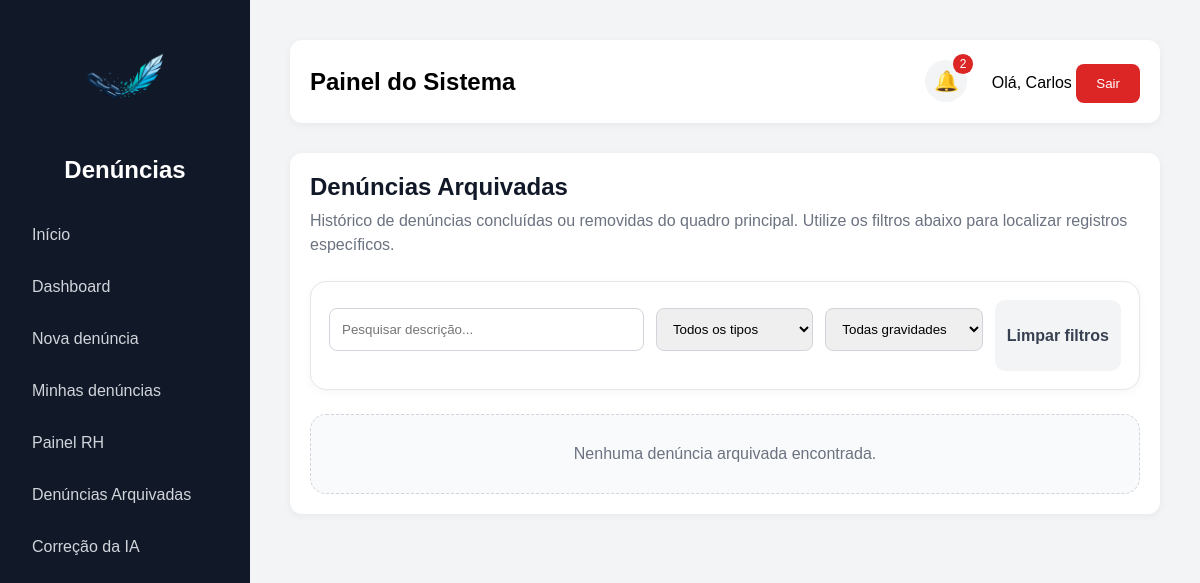
The page /denuncias-arquivadas/ (signed in) on the database as committed earlier.
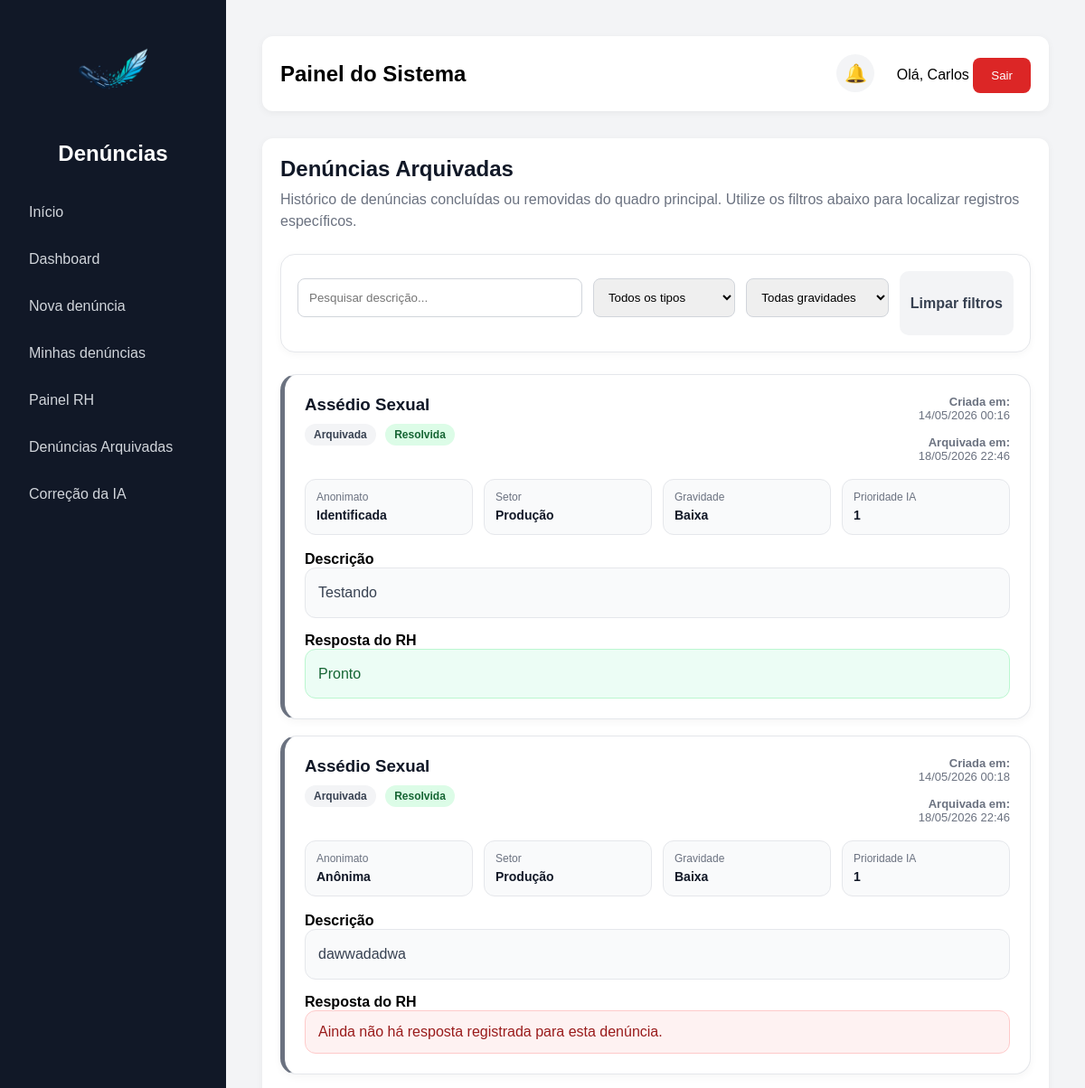
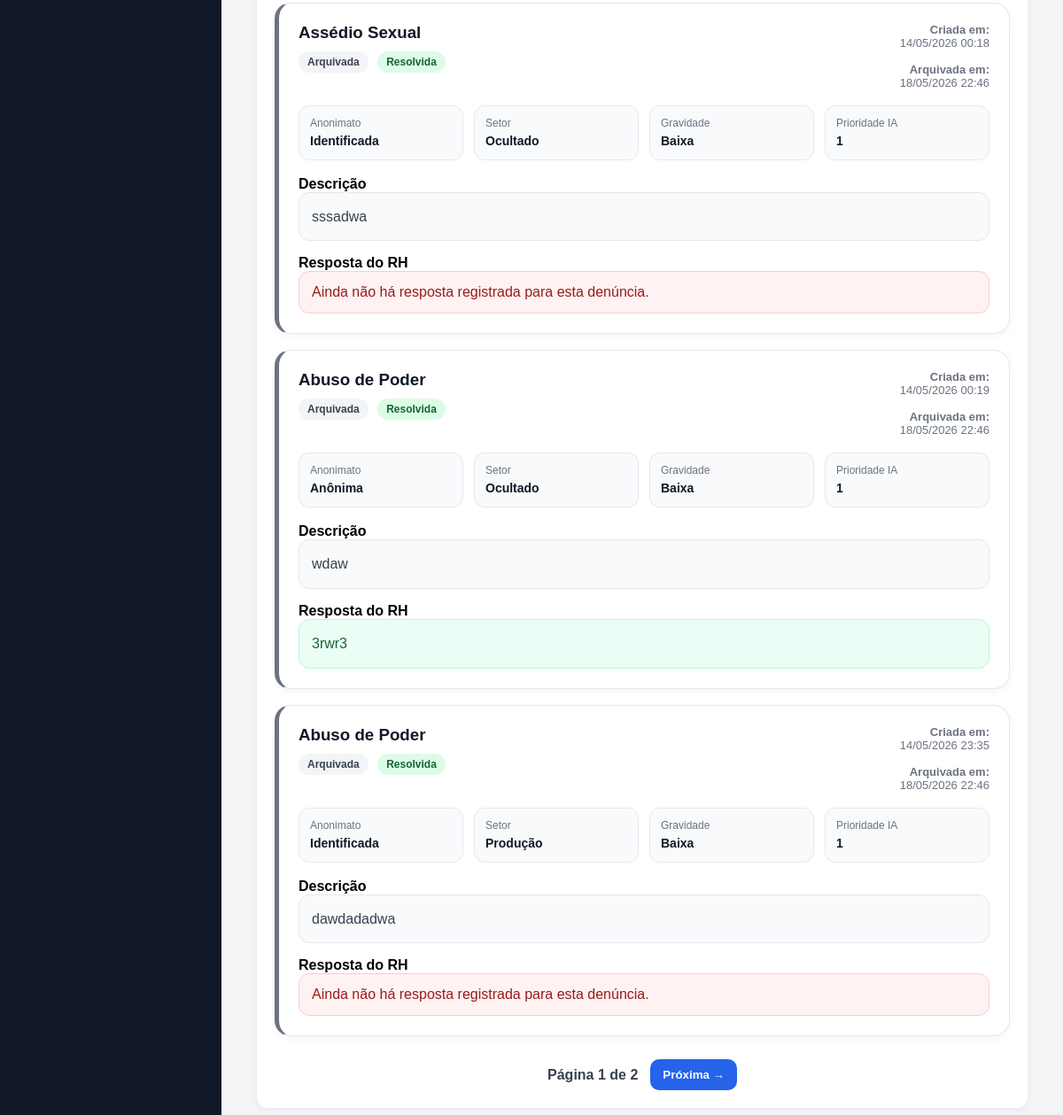
The same page on the database as committed later (2 pictures, top to bottom).
### denuncias/models.py (models this page shows, shortened)
class Denuncia(models.Model):
    TIPOS = [
    ('moral', 'Assédio Moral'),
    ('sexual', 'Assédio Sexual'),
    ('abuso', 'Abuso de Poder'),
    ('discriminacao', 'Discriminação'),
    ('ameaca', 'Ameaça'),
    ('violencia', 'Violência'),
    ('outros', 'Outros'),
    ]
    STATUS = [
        ("recebida", "Recebida"),
        ("analise", "Em análise"),
        ("resolvida", "Resolvida"),
    ]
    GRAVIDADES = [
    ('baixa', 'Baixa'),
    ('media', 'Média'),
    ('alta', 'Alta'),
    ('critica', 'Crítica'),
]
    usuario = models.ForeignKey(User, on_delete=models.SET_NULL, null=True, blank=True)
    descricao = models.TextField()
    tipo = models.CharField(max_length=20, choices=TIPOS)
    anonima = models.BooleanField(default=False)
    status = models.CharField(max_length=20, choices=STATUS, default="recebida")
    gravidade = models.CharField(
    max_length=20,
    choices=GRAVIDADES,
    default='baixa'
)
    urgente = models.BooleanField(default=False)
    prioridade_ia = models.IntegerField(default=1)
    resumo_ia = models.TextField(blank=True, null=True)
    data_criacao = models.DateTimeField(auto_now_add=True)
    arquivada = models.BooleanField(default=False)
    data_arquivamento = models.DateTimeField(null=True, blank=True)
    resposta_rh = models.TextField(blank=True, null=True)
    setor = models.ForeignKey(Setor, on_delete=models.SET_NULL, null=True, blank=True)
    exibir_setor = models.BooleanField(default=True)
    link_anexo = models.URLField(blank=True, null=True)

class Setor(models.Model):
    nome = models.CharField(max_length=100)

### denuncias/views.py (the view, shortened to what this page needs)
# urls.py: path('denuncias-arquivadas/', denuncias_arquivadas, name='denuncias_arquivadas'),
@login_required
def denuncias_arquivadas(request):
    ui_rh = request.user.groups.filter(name="RH").exists()
    ui_admin = request.user.groups.filter(name="Administrador").exists()
    ui_superuser = request.user.is_superuser
    if not (ui_rh or ui_admin or ui_superuser):
        return redirect("home")
    busca = request.GET.get("busca", "")
    tipo = request.GET.get("tipo", "")
    gravidade = request.GET.get("gravidade", "")
    pagina = request.GET.get("page", 1)
    denuncias = Denuncia.objects.filter(arquivada=True).order_by("-data_arquivamento")
    if busca:
        denuncias = denuncias.filter(descricao__icontains=busca)
    if tipo:
        denuncias = denuncias.filter(tipo=tipo)
    if gravidade:
        denuncias = denuncias.filter(gravidade=gravidade)
    paginator = Paginator(denuncias, 5)
    denuncias_paginadas = paginator.get_page(pagina)
    context = {
        "denuncias": denuncias_paginadas,
        "busca": busca,
        "tipo_filtro": tipo,
        "gravidade_filtro": gravidade,
    }
    return render(request, "denuncias/denuncias_arquivadas.html", context)

### denuncias/context_processors.py (called while the page is built, shortened)
def grupos_usuario(request):
    notificacoes = Notificacao.objects.filter(
        usuario=request.user
    ).order_by('-data_criacao')[:5]
    total_nao_lidas = Notificacao.objects.filter(
        usuario=request.user,
        lida=False
    ).count()
    return {
        'ui_rh': request.user.groups.filter(name='RH').exists(),
        'ui_admin': request.user.groups.filter(name='Administrador').exists() or request.user.is_superuser,
        'notificacoes': notificacoes,
        'total_nao_lidas': total_nao_lidas,
    }

### denuncias/templates/denuncias/denuncias_arquivadas.html (shortened to what this page needs)
{% extends 'base.html' %}
{% block content %}
<div class="arquivadas-header">
    <div>
        <h2>Denúncias Arquivadas</h2>
        <p>
            Histórico de denúncias concluídas ou removidas do quadro principal.
            Utilize os filtros abaixo para localizar registros específicos.
        </p>
    </div>
</div>
<form id="filtrosArquivadas" class="filtros-arquivadas">
    <input
        type="text"
        name="busca"
        placeholder="Pesquisar descrição..."
        value="{{ busca }}"
    >
    <select name="tipo">
        <option value="">Todos os tipos</option>
    </select>
    <select name="gravidade">
        <option value="">Todas gravidades</option>
    </select>
    <a href="/denuncias-arquivadas/" class="limpar-arquivadas">
        Limpar filtros
    </a>
</form>
<div id="listaArquivadas">
    {% include 'denuncias/partials/lista_arquivadas.html' %}
</div>
{% endblock %}

### denuncias/templates/base.html (shortened to what this page needs)
<!DOCTYPE html>
<html lang="pt-br">
<head>
</head>
<body>
    <aside>
        <div class="logo-box">
            <img src="/static/img/logo.png" alt="Logo do sistema" class="logo-sistema">
            <h2>Denúncias</h2>
        </div>
        <a href="/">Início</a>
        {% if user.is_authenticated %}
            <a href="/dashboard/">Dashboard</a>
            <a href="/denuncia/">Nova denúncia</a>
            <a href="/minhas-denuncias/">Minhas denúncias</a>
            {% if ui_rh or ui_admin %}
                <a href="/painel-rh/">Painel RH</a>
                <a href="/denuncias-arquivadas/">Denúncias Arquivadas</a>
                <a href="/feedback-ia/">Correção da IA</a>
            {% endif %}
        {% else %}
            <a href="/login/">Entrar</a>
        {% endif %}
    </aside>
    <main>
        <div class="topbar">
            <div>
                <h2>Painel do Sistema</h2>
            </div>
            <div>
                {% if user.is_authenticated %}
                    <div class="notification-wrapper">
                        <button type="button" class="notification-bell" onclick="toggleNotifications()">
                            🔔
                            {% if total_nao_lidas > 0 %}
                                <span class="notification-count">
                                    {{ total_nao_lidas }}
                                </span>
                            {% endif %}
                        </button>
                    </div>
                    <span>Olá, {{ user.username }}</span>
                    <form method="post" action="/logout/" style="display:inline;">
                        <button class="logout-btn" type="submit">Sair</button>
                    </form>
                {% endif %}
            </div>
        </div>
        <div class="card">
            {% block content %}
            {% endblock %}
        </div>
    </main>
</body>
</html>

### denuncias/templates/denuncias/partials/lista_arquivadas.html (shortened to what this page needs)
{% if denuncias %}
<div class="arquivadas-grid">
    {% for d in denuncias %}
        <div class="arquivada-card">
            <div class="arquivada-top">
                <div class="arquivada-title">
                    <h3>{{ d.get_tipo_display }}</h3>
                    <span class="badge-arquivada">Arquivada</span>
                    <span class="badge-status">{{ d.get_status_display }}</span>
                </div>
                <div class="arquivada-data">
                    <strong>Criada em:</strong><br>
                    {{ d.data_criacao|date:"d/m/Y H:i" }}
                    {% if d.data_arquivamento %}
                        <br><br>
                        <strong>Arquivada em:</strong><br>
                        {{ d.data_arquivamento|date:"d/m/Y H:i" }}
                    {% endif %}
                </div>
            </div>
            <div class="arquivada-info">
                <div class="info-mini">
                    <span>Anonimato</span>
                    <strong>{% if d.anonima %}Anônima{% else %}Identificada{% endif %}</strong>
                </div>
                <div class="info-mini">
                    <span>Setor</span>
                    <strong>
                        {% if d.exibir_setor %}
                            {% if d.setor %}{{ d.setor.nome }}{% else %}Não informado{% endif %}
                        {% else %}
                            Ocultado
                        {% endif %}
                    </strong>
                </div>
                <div class="info-mini">
                    <span>Gravidade</span>
                    <strong>{{ d.get_gravidade_display }}</strong>
                </div>
                <div class="info-mini">
                    <span>Prioridade IA</span>
                    <strong>{{ d.prioridade_ia }}</strong>
                </div>
            </div>
            <strong>Descrição</strong>
            <div class="descricao-arquivada">{{ d.descricao }}</div>
            <strong>Resposta do RH</strong>
            {% if d.resposta_rh %}
                <div class="resposta-box">{{ d.resposta_rh }}</div>
            {% else %}
                <div class="sem-resposta">Ainda não há resposta registrada para esta denúncia.</div>
            {% endif %}
        </div>
    {% endfor %}
</div>
<div class="paginacao-arquivadas">
    <span>Página {{ denuncias.number }} de {{ denuncias.paginator.num_pages }}</span>
    {% if denuncias.has_next %}
        <button type="button" onclick="carregarArquivadas({{ denuncias.next_page_number }})">
            Próxima →
        </button>
    {% endif %}
</div>
{% else %}
    <div class="empty-arquivadas">
        Nenhuma denúncia arquivada encontrada.
    </div>
{% endif %}

Rows that differ between the two databases and show on the page:
now on this page (row edited): Denuncia: tipo "Assédio Sexual", status "Resolvida", data_criacao "14/05/2026 00:16", data_arquivamento "18/05/2026 22:46", anonima "Identificada", setor.nome "Produção", gravidade "Baixa", prioridade_ia "1", descricao "Testando", resposta_rh "Pronto"
now on this page (row edited): Denuncia: tipo "Assédio Sexual", status "Resolvida", data_criacao "14/05/2026 00:18", data_arquivamento "18/05/2026 22:46", anonima "Anônima", setor.nome "Produção", gravidade "Baixa", prioridade_ia "1", descricao "dawwadadwa", shows "Ainda não há resposta registrada para esta denúncia."
now on this page (row edited): Denuncia: tipo "Assédio Sexual", status "Resolvida", data_criacao "14/05/2026 00:18", data_arquivamento "18/05/2026 22:46", anonima "Identificada", exibir_setor "Ocultado", gravidade "Baixa", prioridade_ia "1", descricao "sssadwa", shows "Ainda não há resposta registrada para esta denúncia."
now on this page (row edited): Denuncia: tipo "Abuso de Poder", status "Resolvida", data_criacao "14/05/2026 00:19", data_arquivamento "18/05/2026 22:46", anonima "Anônima", exibir_setor "Ocultado", gravidade "Baixa", prioridade_ia "1", descricao "wdaw", resposta_rh "3rwr3"
now on this page (row edited): Denuncia: tipo "Abuso de Poder", status "Resolvida", data_criacao "14/05/2026 23:35", data_arquivamento "18/05/2026 22:46", anonima "Identificada", setor.nome "Produção", gravidade "Baixa", prioridade_ia "1", descricao "dawdadadwa", shows "Ainda não há resposta registrada para esta denúncia."
Other text that changed with them:
{{ denuncias.number }}: (not shown) → "1"
{{ denuncias.paginator.num_pages }}: (not shown) → "2"
{{ total_nao_lidas }}: "2" → (not shown)
text no longer shown: "Nenhuma denúncia arquivada encontrada."
text now shown: "Página de Próxima →"
